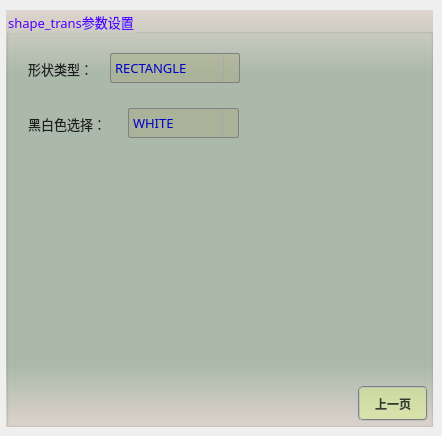
       <widget class="QWidget" name="page_28">
        <widget class="QGroupBox" name="groupParam_27">
         <property name="geometry">
          <rect>
           <x>6</x>
           <y>10</y>
           <width>427</width>
           <height>417</height>
          </rect>
         </property>
         <property name="font">
          <font>
           <family>微软雅黑</family>
           <pointsize>10</pointsize>
          </font>
         </property>
         <property name="styleSheet">
          <string notr="true">background-color: qlineargradient(x1:0, y1:0, x2:0, y2:1, stop:0 #dfd5cf, stop: 0.15 #acbbac, stop: 0.85 #acbbac,stop:1 #dfd5cf);
color: rgb(85, 0, 255);</string>
         </property>
         <property name="title">
          <string>shape_trans参数设置</string>
         </property>
         <widget class="QPushButton" name="btnShapeTransBack">
          <property name="geometry">
           <rect>
            <x>352</x>
            <y>376</y>
            <width>70</width>
            <height>35</height>
           </rect>
          </property>
          <property name="minimumSize">
           <size>
            <width>70</width>
            <height>30</height>
           </size>
          </property>
          <property name="font">
           <font>
            <family>微软雅黑</family>
            <pointsize>9</pointsize>
            <weight>75</weight>
            <italic>false</italic>
            <bold>true</bold>
           </font>
          </property>
          <property name="styleSheet">
           <string notr="true">QWidget{ background-color: rgba(225, 255, 127,100);}
QWidget{ color: rgb(55, 55, 55);}
QWidget{ border: 2px groove gray;border-radius: 5px;padding: 2px 4px;}
QPushButton:hover{ background-color: rgba(225, 255, 127,150);}
QPushButton:pressed{background-color: rgba(225, 255, 127,255);}</string>
          </property>
          <property name="text">
           <string>上一页</string>
          </property>
         </widget>
         <widget class="QLabel" name="label_59">
          <property name="geometry">
           <rect>
            <x>22</x>
            <y>48</y>
            <width>83</width>
            <height>21</height>
           </rect>
          </property>
          <property name="font">
           <font>
            <family>微软雅黑</family>
            <pointsize>10</pointsize>
           </font>
          </property>
          <property name="styleSheet">
           <string notr="true">color: rgb(30, 30, 30);
background: transparent;</string>
          </property>
          <property name="text">
           <string>形状类型：</string>
          </property>
         </widget>
         <widget class="QComboBox" name="comboShapeTrans">
          <property name="geometry">
           <rect>
            <x>104</x>
            <y>43</y>
            <width>130</width>
            <height>30</height>
           </rect>
          </property>
          <property name="sizePolicy">
           <sizepolicy hsizetype="Fixed" vsizetype="Fixed">
            <horstretch>0</horstretch>
            <verstretch>0</verstretch>
           </sizepolicy>
          </property>
          <property name="minimumSize">
           <size>
            <width>130</width>
            <height>30</height>
           </size>
          </property>
          <property name="maximumSize">
           <size>
            <width>130</width>
            <height>16777215</height>
           </size>
          </property>
          <property name="font">
           <font>
            <family>微软雅黑</family>
            <pointsize>10</pointsize>
           </font>
          </property>
          <property name="styleSheet">
           <string notr="true">QComboBox {
    border: 1px solid gray;
    border-radius: 2px;    
    color: rgb(0, 0, 200);
	background-color: rgba(170, 170, 127,100);
}
QComboBox::drop-down {
    subcontrol-origin: padding;
    subcontrol-position: top right;
    width: 15px; 
    border-left-width: 1px;
    border-left-color: darkgray;
    border-left-style: solid;
    border-top-right-radius: 3px;
    border-bottom-right-radius: 3px;
}

QComboBox::down-arrow {
    image: url(:/resource/down.png);
} 
QComboBox::down-arrow:on {
    top: 1px;
    left: 1px;
}</string>
          </property>
          <property name="sizeAdjustPolicy">
           <enum>QComboBox::AdjustToContents</enum>
          </property>
          <item>
           <property name="text">
            <string>RECTANGLE</string>
           </property>
          </item>
          <item>
           <property name="text">
            <string>CIRCLE</string>
           </property>
          </item>
          <item>
           <property name="text">
            <string>CONVER</string>
           </property>
          </item>
         </widget>
         <widget class="QComboBox" name="comboSTColor">
          <property name="geometry">
           <rect>
            <x>122</x>
            <y>98</y>
            <width>111</width>
            <height>30</height>
           </rect>
          </property>
          <property name="sizePolicy">
           <sizepolicy hsizetype="Fixed" vsizetype="Fixed">
            <horstretch>0</horstretch>
            <verstretch>0</verstretch>
           </sizepolicy>
          </property>
          <property name="minimumSize">
           <size>
            <width>111</width>
            <height>30</height>
           </size>
          </property>
          <property name="maximumSize">
           <size>
            <width>111</width>
            <height>16777215</height>
           </size>
          </property>
          <property name="font">
           <font>
            <family>微软雅黑</family>
            <pointsize>10</pointsize>
           </font>
          </property>
          <property name="styleSheet">
           <string notr="true">QComboBox {
    border: 1px solid gray;
    border-radius: 2px;    
    color: rgb(0, 0, 200);
	background-color: rgba(170, 170, 127,100);
}
QComboBox::drop-down {
    subcontrol-origin: padding;
    subcontrol-position: top right;
    width: 15px; 
    border-left-width: 1px;
    border-left-color: darkgray;
    border-left-style: solid;
    border-top-right-radius: 3px;
    border-bottom-right-radius: 3px;
}

QComboBox::down-arrow {
    image: url(:/resource/down.png);
} 
QComboBox::down-arrow:on {
    top: 1px;
    left: 1px;
}</string>
          </property>
          <property name="sizeAdjustPolicy">
           <enum>QComboBox::AdjustToContents</enum>
          </property>
          <item>
           <property name="text">
            <string>WHITE</string>
           </property>
          </item>
          <item>
           <property name="text">
            <string>BLACK</string>
           </property>
          </item>
         </widget>
         <widget class="QLabel" name="label_60">
          <property name="geometry">
           <rect>
            <x>22</x>
            <y>103</y>
            <width>97</width>
            <height>21</height>
           </rect>
          </property>
          <property name="font">
           <font>
            <family>微软雅黑</family>
            <pointsize>10</pointsize>
           </font>
          </property>
          <property name="styleSheet">
           <string notr="true">color: rgb(30, 30, 30);
background: transparent;</string>
          </property>
          <property name="text">
           <string>黑白色选择：</string>
          </property>
         </widget>
        </widget>
       </widget>
